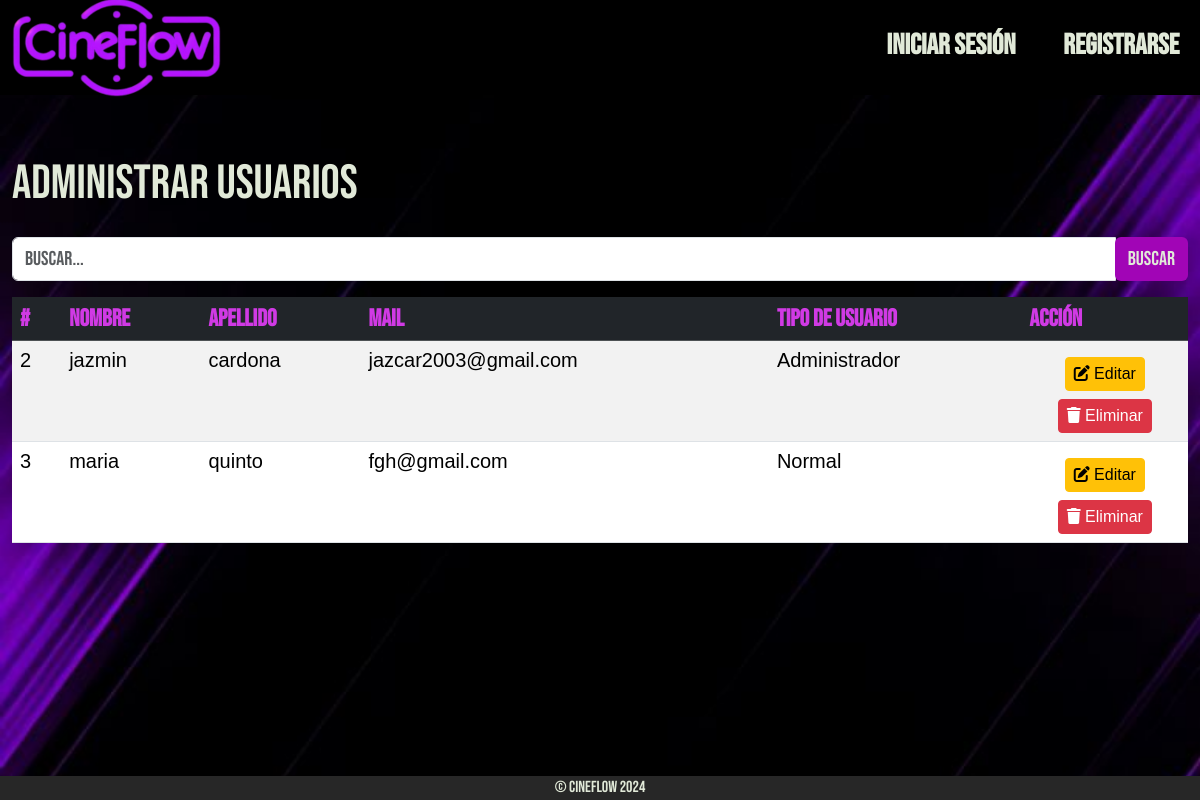
/admin_usuarios.php, run on an earlier commit of the app's database.
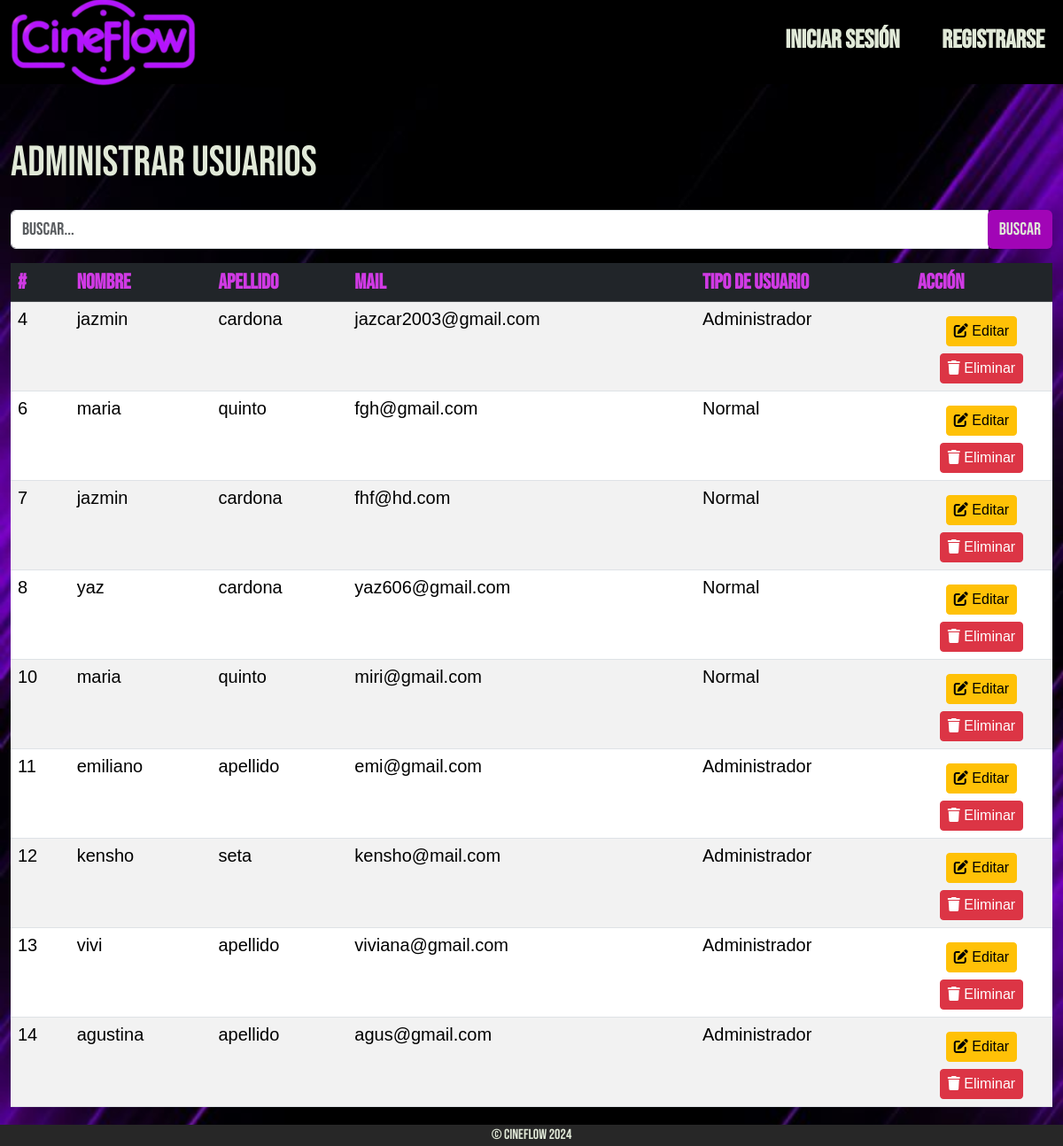
And on a later commit of the database.
### tables this page shows
CREATE TABLE `usuarios` (
  `id_usuario` int(8) NOT NULL,
  `nombre` varchar(20) NOT NULL,
  `apellido` varchar(30) NOT NULL,
  `mail` varchar(100) NOT NULL,
  `id_tipo` int(1) NOT NULL
);

### admin_usuarios.php (the view, shortened to what this page needs)
<!doctype html>
<html lang="es">
<head>
    <link rel="stylesheet" href="https://cdnjs.cloudflare.com/ajax/libs/font-awesome/6.4.2/css/all.min.css" />
    <link rel="stylesheet" href="css/bootstrap.min.css">
    <link rel="stylesheet" href="css/normalize.css">
    <link rel="stylesheet" href="css/estilos.css">
    <link rel="stylesheet" type="text/css" href="slick/slick.css" />
    <link rel="stylesheet" type="text/css" href="slick/slick-theme.css" />
</head>
<body class="body-crud">
    <main>
        <div class="container-crud py-3">
            <?php
            include("header.php");
            if (isset($_GET['busqueda']) && !empty($_GET['busqueda'])) {
                $busqueda = $conexion->real_escape_string($_GET['busqueda']);
                $sqlBusqueda = ("SELECT *
                                    FROM usuarios
                                     WHERE nombre LIKE '%$busqueda%'
                                        OR apellido LIKE '%$busqueda%'
                                        OR mail LIKE '%$busqueda%'");
            } else {
                $sqlBusqueda = ("SELECT *
                    FROM usuarios");
            }
            $infoUsuarios = $conexion->query($sqlBusqueda);
            ?>
            <div class="crud animate-from-bottom">
                <div class="col-auto me-auto mt-5">
                    <h2 class="text-left pi h2-animate">Administrar Usuarios</h2>
                </div>
                <form action="" method="get" class="mt-4 form-inline justify-content-center mb-2">
                    <div class="input-group">
                        <input type="text" name="busqueda" placeholder="Buscar..." class="form-control  mr-sm-2 fs-5">
                        <div class="input-group-append ">
                            <button type="submit" class="btn guardar fs-5">Buscar</button>
                        </div>
                    </div>
                </form>
                <table class="table table-xl table-striped table-hover mt-3 ">
                    <thead class="table-dark fs-4">
                        <tr class="color-titulo-tabla">
                            <th width="1">#</th>
                            <th width="10">Nombre</th>
                            <th width="10">Apellido</th>
                            <th width="40">Mail</th>
                            <th width="10">Tipo de Usuario</th>
                            <th width="1">Acción</th>
                        </tr>
                    </thead>
                    <tbody class="fs-5">
                        <?php while ($row = $infoUsuarios->fetch_object()) {
                            $id_usuario = $row->id_usuario;
                            $nombre = $row->nombre;
                            $apellido = $row->apellido;
                            $mail = $row->mail;
                            $id_tipo = $row->id_tipo; ?>
                            <tr>
                                <td><?= $id_usuario; ?></td>
                                <td><?= $nombre; ?></td>
                                <td><?= $apellido; ?></td>
                                <td><?= $mail; ?></td>
                                <?php if ($id_tipo == 1) { ?>
                                    <td><?= 'Administrador'; ?></td>
                                <?php } else { ?>
                                    <td><?= 'Normal'; ?></td>
                                <?php } ?>
                                <td>
                                    <div class="d-flex flex-column align-items-center justify-content-center">
                                        <a href="#" class="btn btn-sm btn-warning mt-2 fs-6" data-bs-toggle="modal" data-bs-target="#editaModal" data-bs-id="<?= $id_usuario; ?>" onclick="IdUsuarioEditarEnModal(<?= $id_usuario ?>,
                                                                            '<?= $nombre ?>',
                                                                            '<?= $apellido ?>',
                                                                            '<?= $mail ?>')">
                                            <i class="fa-solid fa-pen-to-square"></i> Editar</a>
                                        <a href="#" class="btn btn-sm btn-danger mt-2 fs-6" data-bs-toggle="modal" data-bs-target="#eliminaModal" data-bs-id="<?= $id_usuario; ?>" onclick="IdUsuarioEliminarEnModal(<?= $id_usuario ?>)"><i class="fa-solid fa-trash"></i> Eliminar</a>
                                    </div>
                                </td>
                            </tr>
                        <?php } ?>
                    </tbody>
                </table>
            </div>
        </div>
    </main>
    <footer>
        <p>&copy; CineFlow 2024</p>
    </footer>
</body>
</html>

### header.php (shortened to what this page needs)
<?php
include('conexion.php');
include('headerOptions.php');
if (isset($_SESSION['id_cuenta'])) {
    $id_cuenta = $_SESSION['id_cuenta'];
    $consulta_tipo_usuario =
    "SELECT
        u.id_tipo
    FROM
        cuenta_usuario c
    JOIN
        usuarios u
    ON
        c.id_usuario = u.id_usuario
    WHERE
        c.id_cuenta = ?
    ";
    $stmt_tipo_usuario = $conexion->prepare($consulta_tipo_usuario);
    $stmt_tipo_usuario->bind_param('i', $id_cuenta);
    $stmt_tipo_usuario->execute();
    $stmt_tipo_usuario->bind_result($id_tipo);
    $stmt_tipo_usuario->fetch();
    $stmt_tipo_usuario->close();
    if ($id_tipo == 1) {
        mostrarHeader("admin");
    } elseif ($id_tipo == 2) {
        mostrarHeader("autenticado");
    } else {
        mostrarHeader("invitado");
    }
} else {
    mostrarHeader("invitado");
}
?>

### headerOptions.php (shortened to what this page needs)
<?php
if (!function_exists('mostrarHeader')) {
    function mostrarHeader($tipo_usuario){
        switch($tipo_usuario){
            case 'invitado':
                echo'
                <header class="header-user">
                    <a class="link-logo" href="./index.php">
                        <img class="logo1" src="./images/logo1.png" alt="logo">
                    </a>
                    <nav class="menu">
                        <ul class="menu__lista">
                            <li class="menu__item"><a href="login.php">Iniciar Sesión</a></li>
                            <li class="menu__item"><a href="registro.php">Registrarse</a></li>                        </ul>
                    </nav>
                </header>
                ';
                break;
        }
    }
}

### css/estilos.css (style rules this page uses)
* { box-sizing: border-box; margin: 0; padding: 0; }
:root { --color-transparent: transparent; --color-background: #272727; --color-principal: #A105B6; --color-searchbar: #92B4A7; --color-text: #E1E9D8; --color-link: #dcf1ea; --color-hover: #6A0377; --color-form: #470250; --color-boton: #A105B6; --color-popupbg: rgba(0, 0, 0, 0.7); --color-popup: #470250; --color-popupborder: #A105B6; --color-popupboton: #A105B6; --color-popuptxt: #183A37; --color-label: #d547e7; --color-input: #e8d5eb; scroll-behavior: smooth; }
html { margin: 0 auto; }
body { background-image: url(../images/imagen_fondo.jpg); font-family: 'Bebas Neue', sans-serif; background-color: #b194b4; color: var(--color-text); margin: 0 auto; height: 100vh; width: 100%; border: none; overflow-x: hidden; background-size: cover; }
body a { color: var(--color-text); }
.link-logo { display: flex; justify-content: center; align-items: center; padding: 0%; min-height: 100%; min-width: max-content; margin: 0%; }
.link-logo img { object-fit: scale-down; align-items: center; width: 100%; }
.header-user .menu { width: 30%; }
.menu__lista { display: flex; flex-direction: row; justify-content: space-between; align-items: center; list-style: none; text-transform: uppercase; font-weight: 700; line-height: 10vh; color: var(--color-text); gap: 1rem; width: 100%; height: 100%; }
.menu__item { margin-top: 0%; display: flex; align-items: center; text-align: center; justify-content: center; list-style-type: none; text-transform: uppercase; width: 100%; height: 100%; color: var(--color-text); }
.menu__item a { text-align: center; text-decoration: none; font-weight: bold; font-size: 1.8rem; color: var(--color-text); width: 100%; }
footer { display: flex; align-items: center; justify-content: center; background-color: var(--color-background); text-align: center; position: fixed; bottom: 0; width: 100%; height: 3vh; z-index: 890; }
.crud { padding: 1%; }
.container-crud header { background-color: #000; display: flex; align-items: center; justify-content: space-between; padding-left: 1.0%; width: 100%; height: 12vh; margin-top: -1.4%; z-index: 999; }
.container-crud header .menu__item { margin-top: 4%; margin-left: -1%; }
.guardar { background-color: var(--color-principal); color: var(--color-text) }
.color-titulo-tabla th { color: #d03ae4; }
.h2-animate { display: inline-block; animation: slideInFromBottom 1s ease-out forwards, colorReflectFuchsiaLilac 3s infinite; }
.pi { font-size: 3rem; }
.animate-from-bottom { opacity: 0; transform: translateY(50px); animation: fadeInUp 1s ease forwards; }
tbody { font-family: 'Gill Sans', 'Gill Sans MT', Calibri, 'Trebuchet MS', sans-serif; font-size: 0.4rem; }

What changed in the data, as far as the page shows it:
removed usuarios: id_usuario "2", nombre "jazmin", apellido "cardona", mail "jazcar2003@gmail.com", shows "Administrador"
removed usuarios: id_usuario "3", nombre "maria", apellido "quinto", mail "fgh@gmail.com", shows "Normal"
added usuarios: id_usuario "4", nombre "jazmin", apellido "cardona", mail "jazcar2003@gmail.com", shows "Administrador"
added usuarios: id_usuario "6", nombre "maria", apellido "quinto", mail "fgh@gmail.com", shows "Normal"
added usuarios: id_usuario "7", nombre "jazmin", apellido "cardona", mail "fhf@hd.com", shows "Normal"
added usuarios: id_usuario "8", nombre "yaz", apellido "cardona", mail "yaz606@gmail.com", shows "Normal"
added usuarios: id_usuario "10", nombre "maria", apellido "quinto", mail "miri@gmail.com", shows "Normal"
added usuarios: id_usuario "11", nombre "emiliano", apellido "apellido", mail "emi@gmail.com", shows "Administrador"
added usuarios: id_usuario "12", nombre "kensho", apellido "seta", mail "kensho@mail.com", shows "Administrador"
added usuarios: id_usuario "13", nombre "vivi", apellido "apellido", mail "viviana@gmail.com", shows "Administrador"
added usuarios: id_usuario "14", nombre "agustina", apellido "apellido", mail "agus@gmail.com", shows "Administrador"
